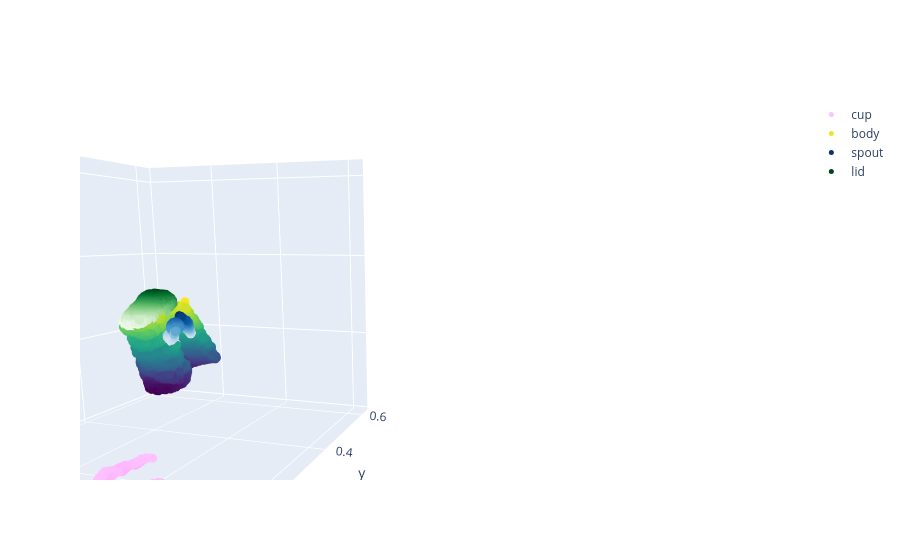

Write notebook code for a chart like this one.
### Code cell
camera = dict(
    eye=dict(x=1.2, y=-1.2, z=.2),
    center=dict(x=.8,y=.5,z=0)
)

masked_pcls['cup'] = masked_pcls['cup'][masked_pcls['cup'][:,2] <.2]
# masked_pcls['body'] = masked_pcls['body'][masked_pcls['body'][:,2] >.2]

#masked_pcls['whole_bowl'] = masked_pcls['whole_bowl'][masked_pcls['whole_bowl'][:,2] <.3]

viz_utils.show_pcds_plotly({k:v for k,v in masked_pcls.items() if len(v) != 0}, camera=camera
)

### Figure 1 — Plotly figure (JSON) as saved in the notebook; plotly's stock layout.template omitted (floating-point values rounded to 4 significant figures; data arrays with more than 128 entries replaced by an {"elided": "..."} marker saying what was removed)
{"data": [{"marker": {"color": {"elided": "1525 float values"}, "colorscale": [[0, "#0508b8"], [0.08333, "#1910d8"], [0.1667, "#3c19f0"], [0.25, "#6b1cfb"], [0.3333, "#981cfd"], [0.4167, "#bf1cfd"], [0.5, "#dd2bfd"], [0.5833, "#f246fe"], [0.6667, "#fc67fd"], [0.75, "#fe88fc"], [0.8333, "#fea5fd"], [0.9167, "#febefe"], [1, "#fec3fe"]], "size": 5}, "mode": "markers", "name": "cup", "type": "scatter3d", "x": {"elided": "1525 float values"}, "y": {"elided": "1525 float values"}, "z": {"elided": "1525 float values"}}, {"marker": {"color": {"elided": "4512 float values"}, "colorscale": [[0, "#440154"], [0.1111, "#482878"], [0.2222, "#3e4989"], [0.3333, "#31688e"], [0.4444, "#26828e"], [0.5556, "#1f9e89"], [0.6667, "#35b779"], [0.7778, "#6ece58"], [0.8889, "#b5de2b"], [1, "#fde725"]], "size": 5}, "mode": "markers", "name": "body", "type": "scatter3d", "x": {"elided": "4512 float values"}, "y": {"elided": "4512 float values"}, "z": {"elided": "4512 float values"}}, {"marker": {"color": {"elided": "489 float values"}, "colorscale": [[0, "rgb(247,251,255)"], [0.125, "rgb(222,235,247)"], [0.25, "rgb(198,219,239)"], [0.375, "rgb(158,202,225)"], [0.5, "rgb(107,174,214)"], [0.625, "rgb(66,146,198)"], [0.75, "rgb(33,113,181)"], [0.875, "rgb(8,81,156)"], [1, "rgb(8,48,107)"]], "size": 5}, "mode": "markers", "name": "spout", "type": "scatter3d", "x": {"elided": "489 float values"}, "y": {"elided": "489 float values"}, "z": {"elided": "489 float values"}}, {"marker": {"color": {"elided": "1091 float values"}, "colorscale": [[0, "rgb(247,252,245)"], [0.125, "rgb(229,245,224)"], [0.25, "rgb(199,233,192)"], [0.375, "rgb(161,217,155)"], [0.5, "rgb(116,196,118)"], [0.625, "rgb(65,171,93)"], [0.75, "rgb(35,139,69)"], [0.875, "rgb(0,109,44)"], [1, "rgb(0,68,27)"]], "size": 5}, "mode": "markers", "name": "lid", "type": "scatter3d", "x": {"elided": "1091 float values"}, "y": {"elided": "1091 float values"}, "z": {"elided": "1091 float values"}}], "layout": {"scene": {"aspectratio": {"x": 1, "y": 1, "z": 1}, "camera": {"center": {"x": 0.8, "y": 0.5, "z": 0}, "eye": {"x": 1.2, "y": -1.2, "z": 0.2}}, "xaxis": {"range": [-0.006381, 0.6391], "visible": true}, "yaxis": {"range": [-0.006381, 0.6391], "visible": true}, "zaxis": {"range": [-0.006381, 0.6391], "visible": true}}, "showlegend": true}}
